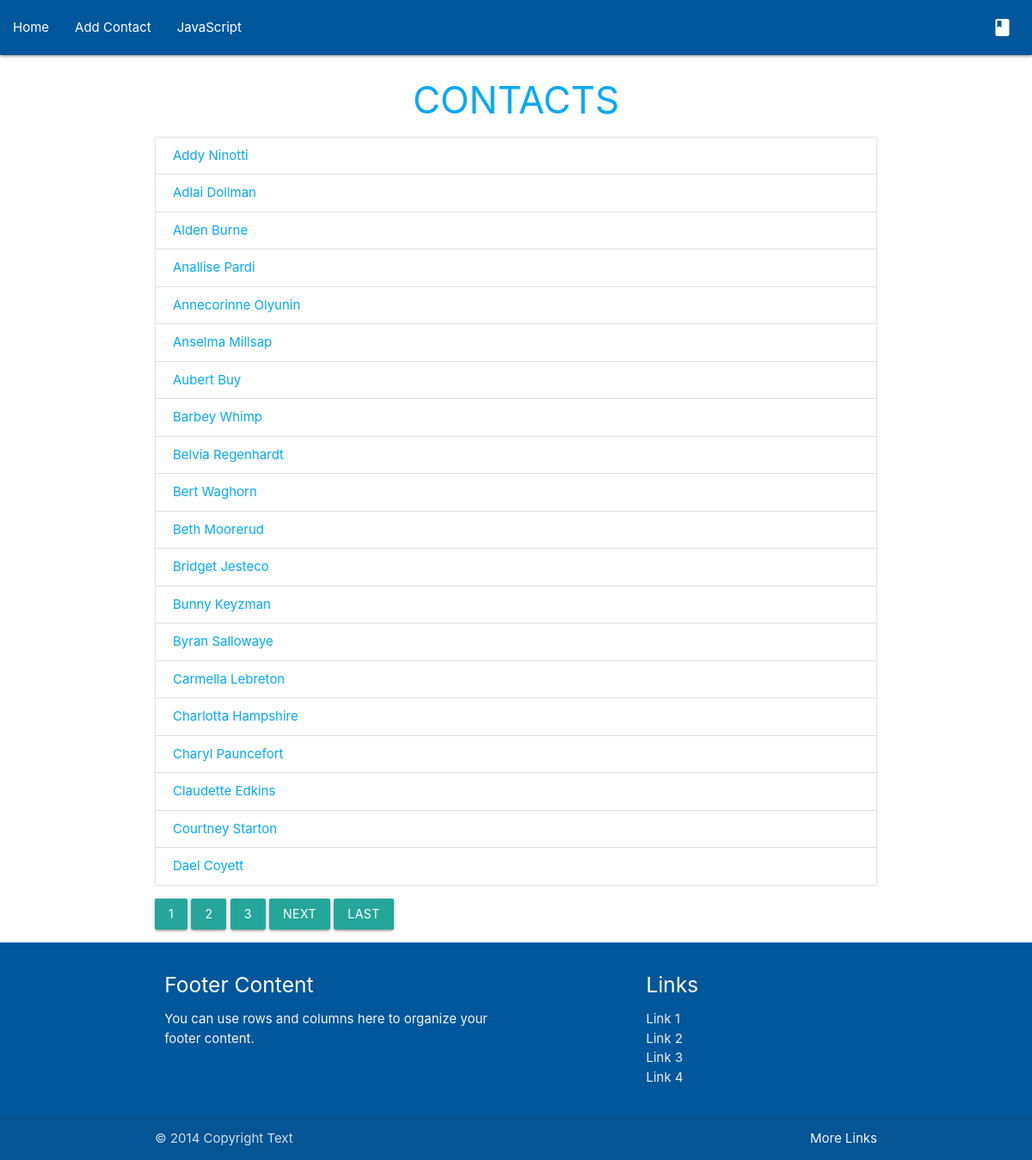
The app's page /, older data.
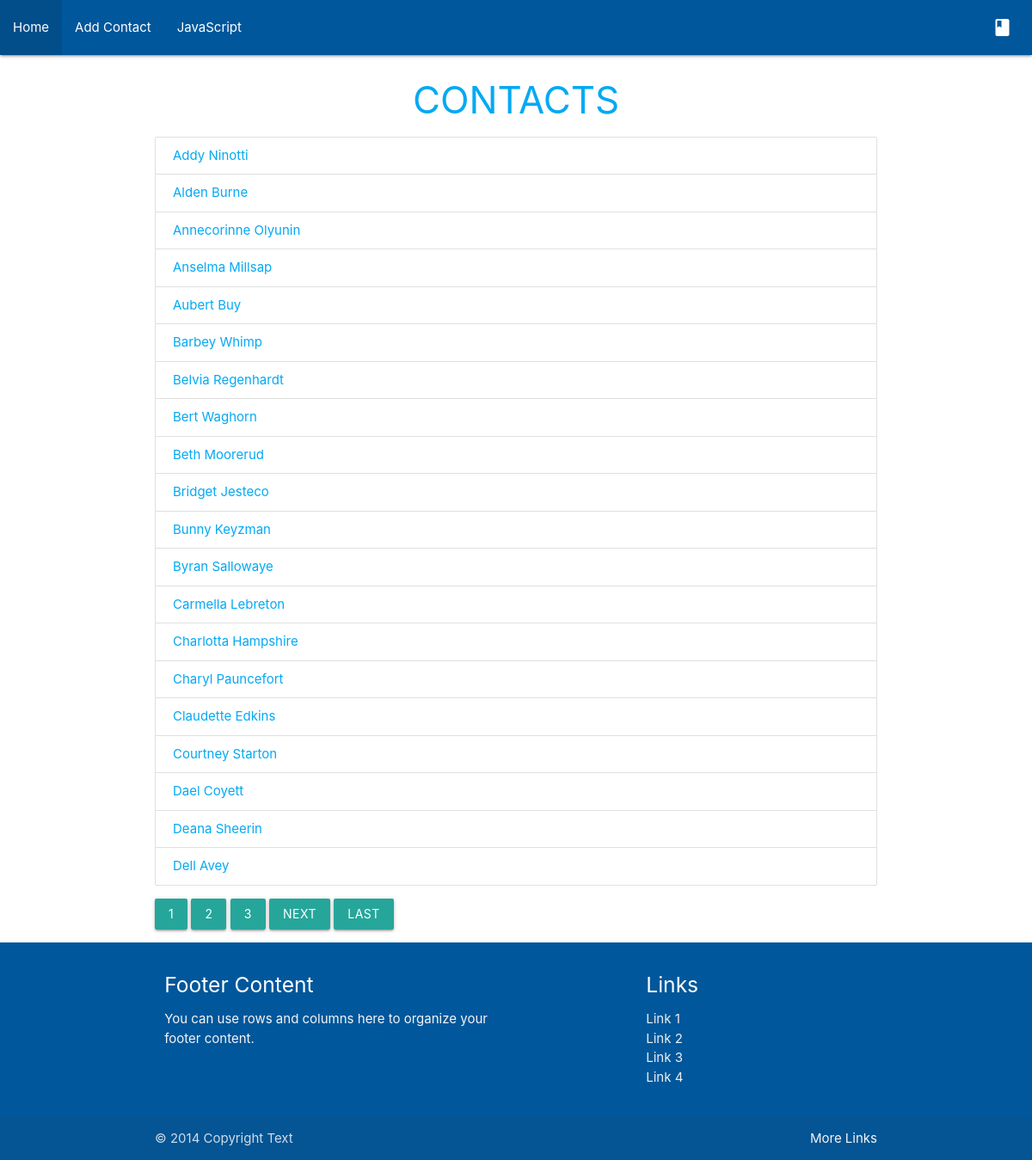
The same page, newer data.
### contacts/models.py (models this page shows, shortened)
class PersonContact(models.Model):
    first_name = models.CharField(max_length=50)
    last_name = models.CharField(max_length=50)
    phone_number = models.PositiveBigIntegerField()
    email = models.EmailField()
    date_of_birth = models.DateField()
    class Meta:
        ordering = ['first_name']

### contacts/views.py (the view)
# urls.py: path('', ContactListView.as_view(), name='index'),
class ContactListView(ListView):
    model = PersonContact
    context_object_name = "contacts"
    template_name = 'contacts/index.html'
    paginate_by = 20

### contacts/templates/contacts/index.html (shortened to what this page needs)
{% extends "contacts/base.html" %}
{% block content %}
<h3 class="light-blue-text darken-4 center-align">CONTACTS</h3>
<div class="collection">
    {% for contact in contacts %}
    <a href="{% url 'contacts:contact' contact.id %}" class="collection-item light-blue-text darken-4">{{ contact.first_name }} {{ contact.last_name }}
    </a>
    {% endfor %}
  </div>
  {% if is_paginated %}
        {% for num in page_obj.paginator.page_range %}
          {% if page_obj.number == num %}
            <a class="btn btn-info mb-4" href="?page={{ num }}">{{ num }}</a>
          {% elif num > page_obj.number|add:'-3' and num < page_obj.number|add:'3' %}
            <a class="btn btn-outline-info mb-4" href="?page={{ num }}">{{ num }}</a>
          {% endif %}
        {% endfor %}
        {% if page_obj.has_next %}
          <a class="btn btn-outline-info mb-4" href="?page={{ page_obj.next_page_number }}">Next</a>
          <a class="btn btn-outline-info mb-4" href="?page={{ page_obj.paginator.num_pages }}">Last</a>
        {% endif %}
    {% endif %}
{% endblock content %}

### contacts/templates/contacts/base.html (shortened to what this page needs)
{% load static  %}
<!DOCTYPE html>
<html lang="en">
<head>
   <link rel="stylesheet" type="text/css" href="{% static 'contacts/materialize.css' %}">
</head>
<body>
    <nav class="light-blue darken-4">
        <div class="nav-wrapper">
          <a href="{% url 'contacts:index' %}" class="brand-logo right"><i class="medium material-icons">book</i></a>
          <ul id="nav-mobile" class="left hide-on-med-and-down">
            <li><a href="{% url 'contacts:index' %}">Home</a></li>
            <li><a href="{% url 'contacts:create' %}">Add Contact</a></li>
            <li><a href="collapsible.html">JavaScript</a></li>
          </ul>
        </div>
      </nav>
      <div class="container">
        {% block content %}{% endblock content %}
      </div>
      <footer class="page-footer light-blue darken-4 m-3" style="margin-top:15px;">
        <div class="container">
          <div class="row">
            <div class="col l6 s12">
              <h5 class="white-text">Footer Content</h5>
              <p class="grey-text text-lighten-4">You can use rows and columns here to organize your footer content.</p>
            </div>
            <div class="col l4 offset-l2 s12">
              <h5 class="white-text">Links</h5>
              <ul>
                <li><a class="grey-text text-lighten-3" href="#!">Link 1</a></li>
                <li><a class="grey-text text-lighten-3" href="#!">Link 2</a></li>
                <li><a class="grey-text text-lighten-3" href="#!">Link 3</a></li>
                <li><a class="grey-text text-lighten-3" href="#!">Link 4</a></li>
              </ul>
            </div>
          </div>
        </div>
        <div class="footer-copyright">
          <div class="container">
          © 2014 Copyright Text
          <a class="grey-text text-lighten-4 right" href="#!">More Links</a>
          </div>
        </div>
      </footer>
</body>
</html>

Row changes from the older to the newer data that the page shows:
removed PersonContact: first_name "Adlai", last_name "Dollman"
removed PersonContact: first_name "Anallise", last_name "Pardi"
now on this page (row unchanged): PersonContact: first_name "Deana", last_name "Sheerin"
now on this page (row unchanged): PersonContact: first_name "Dell", last_name "Avey"
